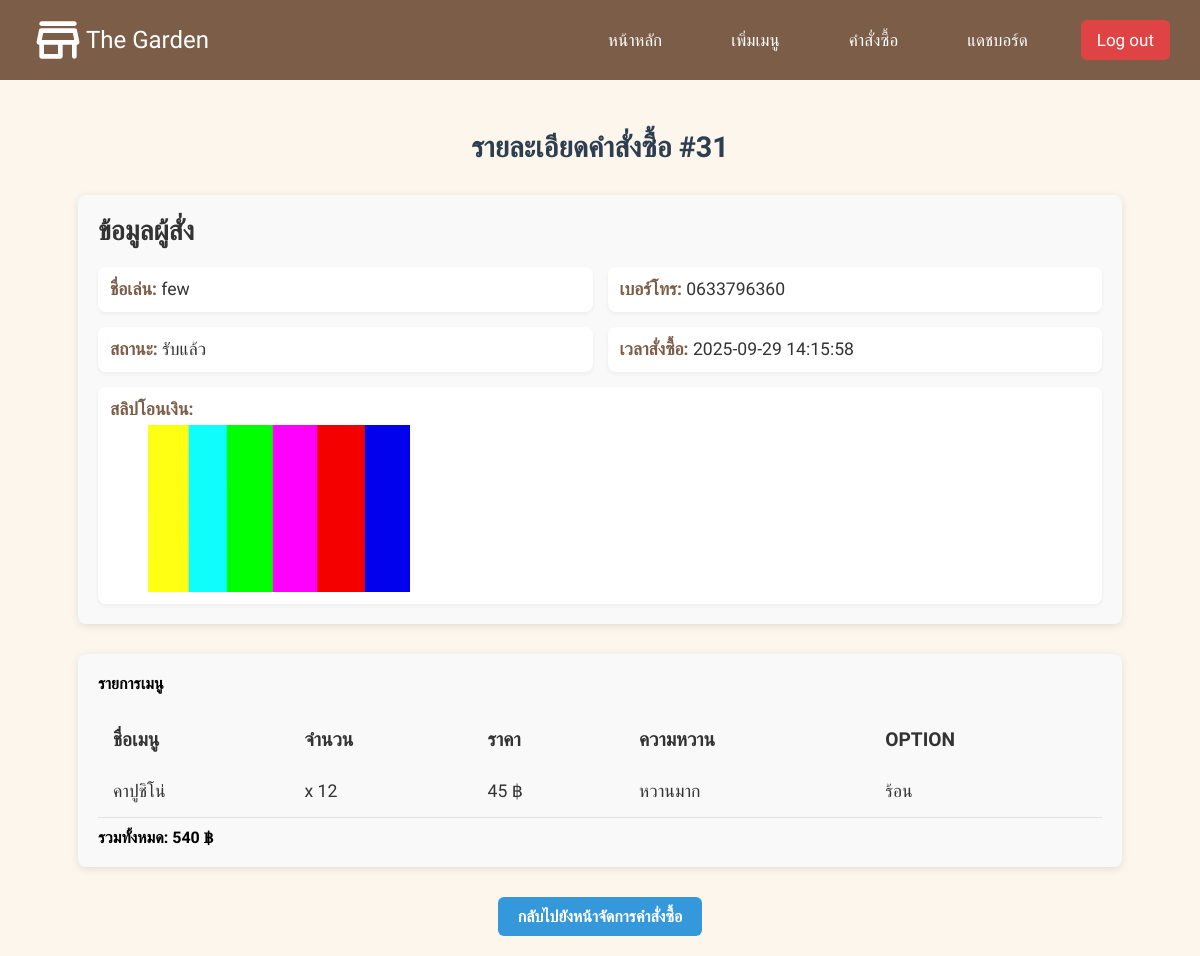
Page /order/31 (signed in) on the committed database.
### tables this page shows
CREATE TABLE "orders" (
    id INTEGER UNIQUE,
    nickname TEXT NOT NULL,
    phone TEXT NOT NULL,
    note TEXT,
    cart_data TEXT,
    status TEXT,
    timestamp DATETIME,
    slip_filename TEXT, cancel_token TEXT,
    PRIMARY KEY(id)
);

### app.py (the view)
@app.route('/order/<int:order_id>')
def order_details(order_id):
    if session.get("role") != "owner":
        return "Unauthorized", 403
    db = get_db()
    order = db.execute("SELECT * FROM orders WHERE id = ?", (order_id,)).fetchone()
    if not order:
        return "ไม่พบคำสั่งซื้อ", 404
    cart = json.loads(order['cart_data'])
    total_price = sum(item['price'] * item['qty'] for item in cart)
    db.close()
    return render_template('order_details.html', order=order, cart=cart, total_price=total_price)

### app.py (called while the page is built)
def get_db():
    conn = sqlite3.connect(db_garden, timeout=10)
    conn.row_factory = sqlite3.Row
    return conn

### templates/order_details.html (shortened to what this page needs)
{% extends "layout.html" %}
{% block content %}
<div style="padding: 20px; box-sizing: border-box; max-width: 1200px; margin: 0 auto;">
  <h1 class="order-title">รายละเอียดคำสั่งซื้อ #{{ order['id'] }}</h1>
  <section class="order-info">
    <h4 class="section-title">ข้อมูลผู้สั่ง</h4>
    <div class="order-details" style="display: flex; flex-wrap: wrap; gap: 15px;">
      <div class="detail-item" style="flex: 1 1 45%;">
        <strong>ชื่อเล่น:</strong> {{ order['nickname'] }}
      </div>
      <div class="detail-item" style="flex: 1 1 45%;">
        <strong>เบอร์โทร:</strong> {{ order['phone'] }}
      </div>
      <div class="detail-item" style="flex: 1 1 45%;">
        <strong>สถานะ:</strong> {{ order['status'] }}
      </div>
      <div class="detail-item" style="flex: 1 1 45%;">
        <strong>เวลาสั่งซื้อ:</strong> {{ order['timestamp'] }}
      </div>
      {% if order['slip_filename'] %}
      <div class="detail-item" style="flex: 1 1 100%;">
        <strong>สลิปโอนเงิน:</strong>
        <img src="{{ url_for('static', filename='slips/' ~ order['slip_filename']) }}" alt="Slip"
          style="max-width:300px; display:block; margin-top:5px;">
      </div>
      {% endif %}
    </div>
  </section>
  <section class="order-items" style="margin-top: 20px;">
    <h4 class="section-title">รายการเมนู</h4>
    <div style="overflow-x: auto;">
      <table class="menu-table" style="width:100%; border-collapse: collapse;">
        <thead>
          <tr>
            <th>ชื่อเมนู</th>
            <th>จำนวน</th>
            <th>ราคา</th>
            <th>ความหวาน</th>
            <th>option</th>
          </tr>
        </thead>
        <tbody>
          {% for item in cart %}
          <tr class="menu-item">
            <td>{{ item['name'] }}</td>
            <td>x {{ item['qty'] }}</td>
            <td>{{ item['price'] }} ฿</td>
            <td>{{ item['sweetness'] if item['sweetness'] else 'ปกติ' }}</td>
            <td>{{ item['optionName'] if item['optionName'] else 'เย็น' }}</td>
          </tr>
          {% endfor %}
        </tbody>
      </table>
       <div style="text-align:left; font-weight: bold; margin-top: 10px;">
        รวมทั้งหมด: {{ total_price }} ฿
      </div>
    </div>
  </section>
  <div style="display: flex; justify-content: center; ">
    <a href="{{ url_for('manage_orders') }}"
      style="padding: 10px 20px; background-color: #3498db; color: white; border-radius: 6px; text-decoration: none; font-weight: 600;">
      กลับไปยังหน้าจัดการคำสั่งซื้อ
    </a>
  </div>
</div>
{% endblock %}

### static/style.css (style rules this page uses)
:root { --brown: #7C5E48; --cream: #FDF6EC; --white: #fff; --black: #808080; --brown-hover: #634a38; --blue: #262c91; --cream-li: #E8C39E; --red: #E53E3E; --color-font: #583E2C; --img-color: #A67C52; }
* { margin: 0; padding: 0; box-sizing: border-box; font-family: "Kanit", sans-serif; }
body { background-color: var(--cream); height: 100%; overflow-x: hidden; overflow-y: hidden; position: relative; }
strong { color: var(--brown); }
.order-title { font-size: 2rem; color: #2c3e50; text-align: center; margin-top: 40px; margin-bottom: 30px; font-weight: 600; }
.order-info { margin: 30px auto; padding: 20px; background-color: #f9f9f9; border-radius: 8px; box-shadow: 0 2px 8px rgba(0, 0, 0, 0.1); width: 90%; max-width: 1200px; }
.order-info .section-title { font-size: 1.7rem; font-weight: bold; color: #333; margin-bottom: 20px; }
.order-info .order-details { display: flex; flex-wrap: wrap; gap: 15px; }
.order-info .detail-item { background-color: #ffffff; border-radius: 8px; padding: 12px; width: 48%; font-size: 1.1rem; color: #333; box-shadow: 0 2px 4px rgba(0, 0, 0, 0.05); }
.order-items { margin: 30px auto; padding: 20px; background-color: #f9f9f9; border-radius: 8px; box-shadow: 0 2px 8px rgba(0, 0, 0, 0.1); width: 90%; max-width: 1200px; }
.order-items .menu-table { width: 100%; border-collapse: collapse; margin-top: 20px; }
.order-items .menu-table th, .order-items .menu-table td { padding: 15px; text-align: left; }
.order-items .menu-table th { background-color: #f9f9f9; color: #333; font-weight: bold; font-size: 1.2rem; text-transform: uppercase; border: bottom 1px solid #b7b7b7; }
.order-items .menu-table td { font-size: 1.1rem; color: #333; border-bottom: 1px solid #e1e1e1; }
.order-title { font-size: 2rem; color: #2c3e50; text-align: center; margin-top: 30px; margin-bottom: 20px; font-weight: 600; }
.order-title { font-size: 1.8em; margin-bottom: 20px; }

### static/login.css (style rules this page uses)
:root { --brown:#7C5E48; --cream:#FDF6EC; --white:#fff; --black:#808080; --brown-hover:#634a38; --blue:#262c91; }
* { margin: 0; padding: 0; box-sizing: border-box; font-family: "Kanit", sans-serif; }

### templates/order_details.html (style rules this page uses)
html, body { height: auto !important; overflow-y: auto !important; }

### rows in the picture
orders: id "31", nickname "few", phone "0633796360", status "รับแล้ว", timestamp "2025-09-29 14:15:58", slip_filename (picture)

### other values in the picture
{{ item['name'] }} "คาปูชิโน่"
{{ item['qty'] }} "12"
{{ item['price'] }} "45"
{{ item['sweetness'] if item['sweetness'] else 'ปกติ' }} "หวานมาก"
{{ item['optionName'] if item['optionName'] else 'เย็น' }} "ร้อน"
{{ total_price }} "540"
